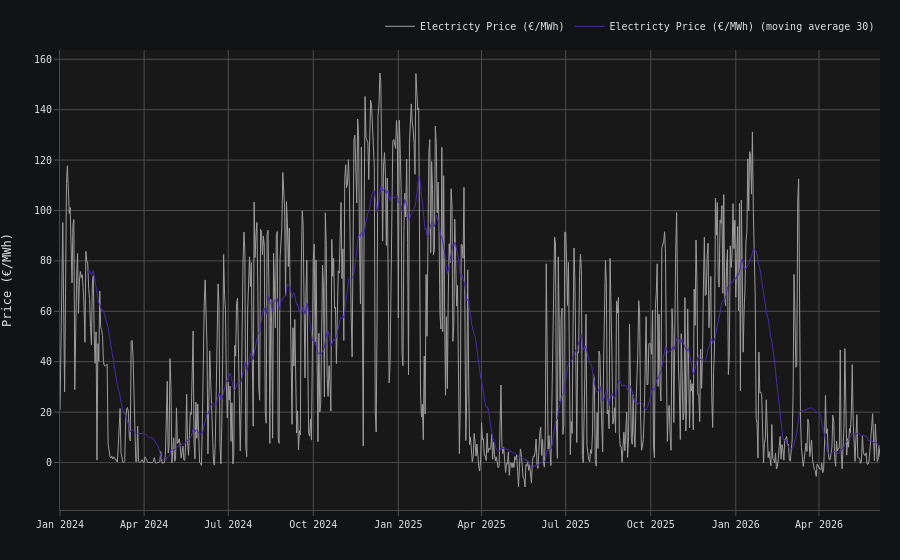

Source (notebook cell):
### Code cell
fig = go.Figure()


fig.add_trace(
    go.Scatter(
        x=df_price.index,
        y=df_price['price'],
        name='Electricty Price (€/MWh)',
        line=dict(width=1),
    )
)

fig.add_trace(
    go.Scatter(
        x=df_price.index,
        y=df_price['price'].rolling(window=30).mean(),
        name='Electricty Price (€/MWh) (moving average 30)',
        line=dict(width=1),
    )
)


fig.update_layout(
    # Fix the Y-axis label overlapping numbers
    yaxis_title_text="Price (€/MWh)",
    yaxis_title_standoff=25,   
    margin=dict(l=60, r=20, t=40, b=50) 
)


fig.show()

### Figure 1 — Plotly figure (JSON) as saved in the notebook; plotly's stock layout.template omitted (floating-point values rounded to 4 significant figures; data arrays with more than 128 entries replaced by an {"elided": "..."} marker saying what was removed)
{"data": [{"line": {"width": 1}, "name": "Electricty Price (€/MWh)", "type": "scatter", "x": {"elided": "888 str values"}, "y": {"elided": "888 float values"}}, {"line": {"width": 1}, "name": "Electricty Price (€/MWh) (moving average 30)", "type": "scatter", "x": {"elided": "888 str values"}, "y": {"elided": "888 float values"}}], "layout": {"margin": {"b": 50, "l": 60, "r": 20, "t": 40}, "yaxis": {"title": {"standoff": 25, "text": "Price (€/MWh)"}}}}
